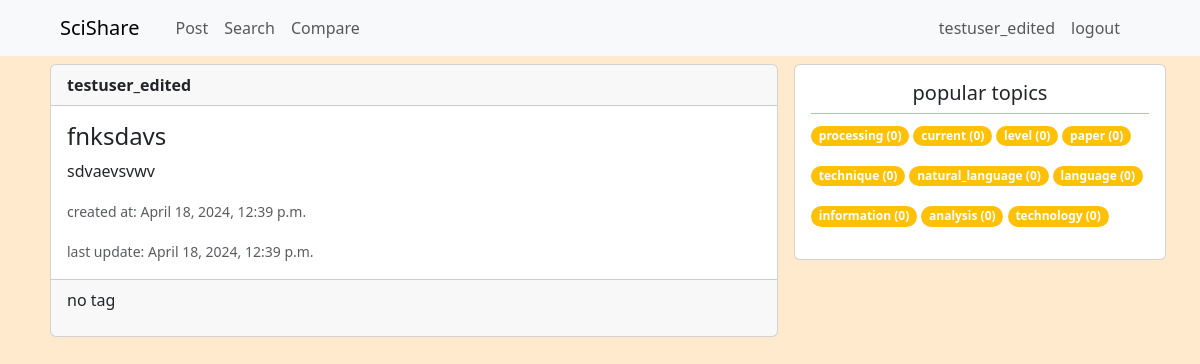
The app's page /home (signed in) with its own data.
### post/models.py (models this page shows, shortened)
class Post(models.Model):
    author = models.ForeignKey(User, on_delete=models.CASCADE)
    title = models.CharField(max_length=50)
    description = models.TextField(max_length=200)
    file = models.FileField(upload_to='papers/', validators=[ext_validator, validate_type])
    created = models.DateTimeField(auto_now_add=True)
    updated = models.DateTimeField(auto_now=True)

class Tag(models.Model):
    name = models.CharField(max_length=50, unique=True)
    post = models.ManyToManyField(Post)

### main/views.py (the view)
# urls.py: 2. Add a URL to urlpatterns:  path('', views.home, name='home')
@login_required(login_url='/login')
def home(request):
    posts = Post.objects.all().order_by('-updated')
    tags = Tag.objects.all()
    popular_tags = Tag.objects.annotate(post_count=Count('post')).order_by('-post_count')[:10]
    context = {'posts':posts, 'tags':tags, 'popular_tags':popular_tags}
    return render(request, 'main/home.html', context)

### templates/main/home.html (shortened to what this page needs)
{% extends "main/base.html" %}
{% block content %}
    <div class="d-flex">
        <div class="col-8">
            {% for post in posts %}
            <div class="card m-2">
                <div class="card-header d-flex justify-content-between">
                    <a class="text-decoration-none text-reset" href="{% url 'profile' post.author.id %}" name="profile">
                        <strong>{{post.author.username}}</strong>
                    </a>
                </div>
                <div class="card-body">
                    <a class="text-decoration-none text-reset" href="{% url 'view_post' post.id %}" name="view"><h4 class="card-title">{{post.title}}</h4></a>
                    <p class="card-text">{{post.description}}</p>
                    <p class="card-text"><small class="text-muted">created at: {{post.created}}</small></p>
                    <p class="card-text"><small class="text-muted">last update: {{post.updated}}</small></p>
                </div>
                <div class="card-footer">
                    {% for tag in post.tag_set.all %}
                    <p class="badge rounded-pill bg-warning text-decoration-none">{{tag.name}}</p>
                    {% empty %}
                    <p>no tag</p>
                    {% endfor %}
                </div>
            </div>
            {% empty %}
            <div class="card m-3">
                <div class="card-body">
                    <p class="card-text text-center">no post yet</p>
                </div>
            </div>
            {% endfor %}
        </div>
        {% if posts %}
        <div class="col-4">
            <div class="card m-2 align-self-start" style="width: 100%;">
                <div class="card-body">
                    <div class="border-bottom border-warning">
                        <h5 class="card-title text-center">popular topics</h5>
                    </div>
                    <div class="mt-2">
                        {% for tag in popular_tags %}
                        <p class="badge rounded-pill bg-warning">{{tag.name}} ({{ tag.post_count }})</p>
                        {% empty %}
                        <p>no topic</p>
                        {% endfor %}
                    </div>
                </div>
            </div>
        </div>
        {% endif %}
    </div>
{% endblock %}

### templates/main/base.html (shortened to what this page needs)
<!DOCTYPE html>
<html>
    <head>
        {% load static %}
        <link href="https://cdn.jsdelivr.net/npm/bootstrap@5.3.3/dist/css/bootstrap.min.css" rel="stylesheet"
>
        <link href="{% static "base.css" %}" rel="stylesheet">
    </head>
    <body>
        <nav class="navbar navbar-expand-lg bg-light">
            <div class="container-fluid mx-5">
                <a class="navbar-brand" href="/home">SciShare</a>
                <div class="container-fluid d-flex justify-content-between">
                    <ul class="navbar-nav">
                        <li class="nav-item">
                            <a class="nav-link" href="/create_post">Post</a>
                        </li>
                        <li class="nav-item">
                            <a class="nav-link" href="/search">Search</a>
                        </li>
                        <li class="nav-item">
                            <a class="nav-link" href="/compare">Compare</a>
                        </li>
                    </ul>
                    {% if user.is_authenticated %}
                    <ul class="navbar-nav">
                        <li><a class="nav-link" aria-current="page" href="{% url 'profile' user.id %}" name="profile">{{user.username}}</a></li>
                        <li>
                            <form method="post" action="{% url 'logout' %}">
                                <button class="nav-link" type="submit">logout</button>
                            </form>
                        </li>
                    </ul>
                    {% else %}
                    <ul class="navbar-nav">
                        <li class="nav-item">
                            <a class="nav-link" href="/login">Login</a>
                        </li>
                    </ul>
                    {% endif %}
                </div>
            </div>
        </nav>
        <div class='container'>
            {% block content %}
            {% endblock %}
        </div>
    </body>
</html>

### static/base.css (style rules this page uses)
body { background-color: #ffeace; }

### records on screen
Post: author.username "testuser_edited", title "fnksdavs", description "sdvaevsvwv", created "April 18, 2024, 12:39 p.m.", updated "April 18, 2024, 12:39 p.m."
Tag: name "processing", post_count "0"
Tag: name "current", post_count "0"
Tag: name "level", post_count "0"
Tag: name "paper", post_count "0"
Tag: name "technique", post_count "0"
Tag: name "natural_language", post_count "0"
Tag: name "language", post_count "0"
Tag: name "information", post_count "0"
Tag: name "analysis", post_count "0"
Tag: name "technology", post_count "0"

### other values on screen
{{ user.username }} "testuser_edited"
